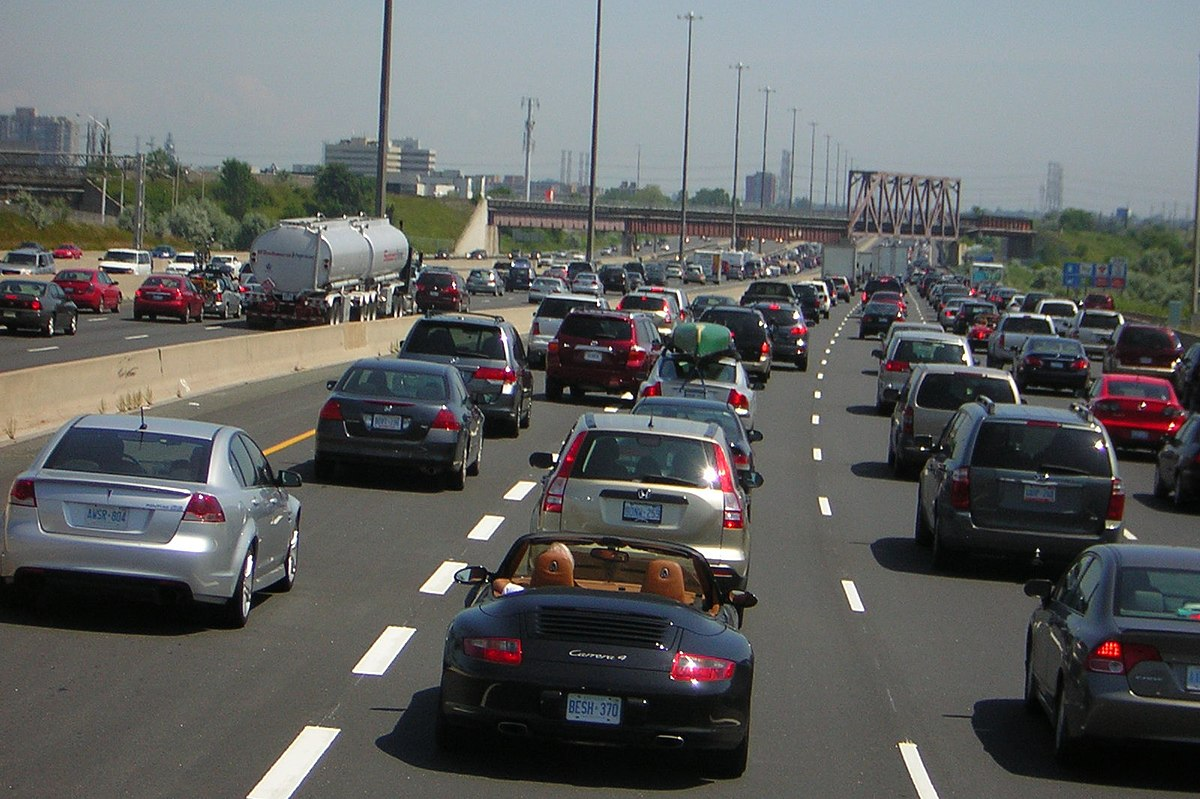
#> input picture opencv/cars.jpg, 1200 x 799 px
$ python match_temp.py
#> lines starting #> are read from the running program, lines starting #| are printed output that depends on the picture
import cv2 as cv
import numpy as np

img = cv.imread("cars.jpg",0)
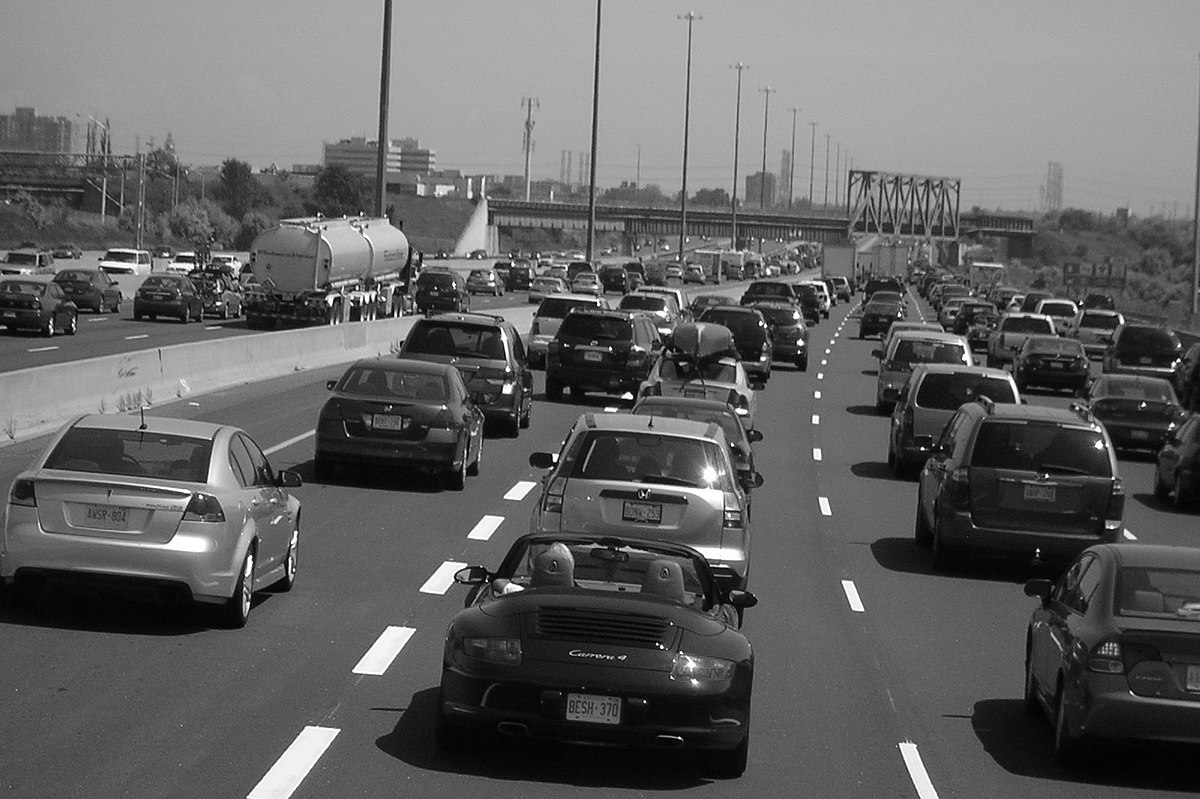
#> img: shape (799, 1200); min 0, max 255, mean 98.1
img = cv.pyrDown(img)
#> img: shape (400, 600)
temp = cv.imread("temp_car.png",0)
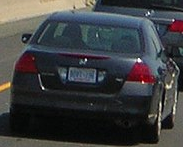
#> input picture opencv/temp_car.png, 183 x 147 px
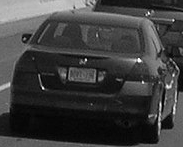
#> temp: shape (147, 183); min 0, max 254, mean 61.4
temp = cv.pyrDown(temp)
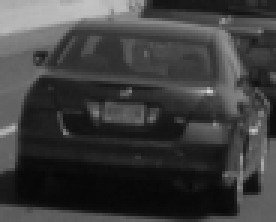
#> temp: shape (74, 92) (shown 3 times larger); min 6, max 214, mean 61.7
h, w = temp.shape
#> h = 74; w = 92

res = cv.matchTemplate(img,temp,cv.TM_CCOEFF_NORMED)
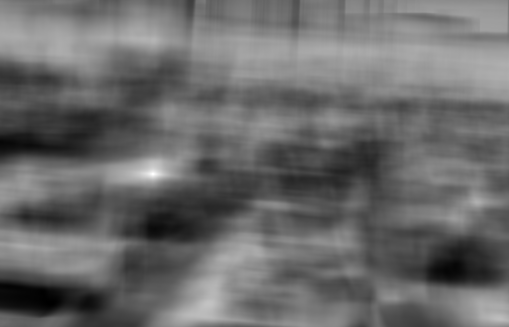
#> res: shape (327, 509) float32; min -0.527, max 0.979, mean 0.104; drawn with min black and max white
min_val, max_val, min_loc, max_loc = cv.minMaxLoc(res)
#> min_val = -0.527; max_val = 0.979; min_loc = (51, 303); max_loc = (152, 173)
top_left = max_loc
#> top_left = (152, 173)
bottom_right = top_left[0]+w,top_left[1]+h
#> bottom_right = (244, 247)

cv.rectangle(img,top_left,bottom_right,255,2)
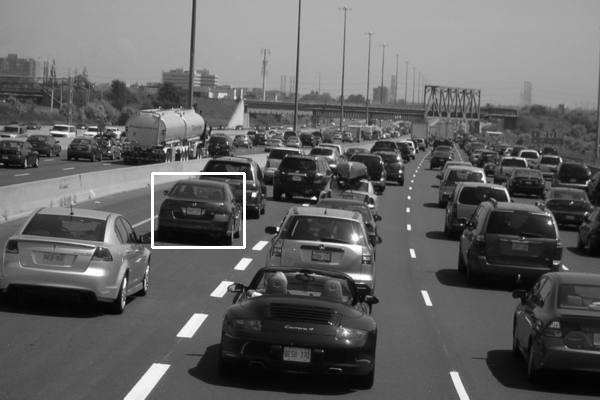
#> img: shape (400, 600); min 2, max 255, mean 98.8

cv.imshow("res",res)
cv.imshow("1",img)
cv.imshow("2",temp)
cv.waitKey(0)
